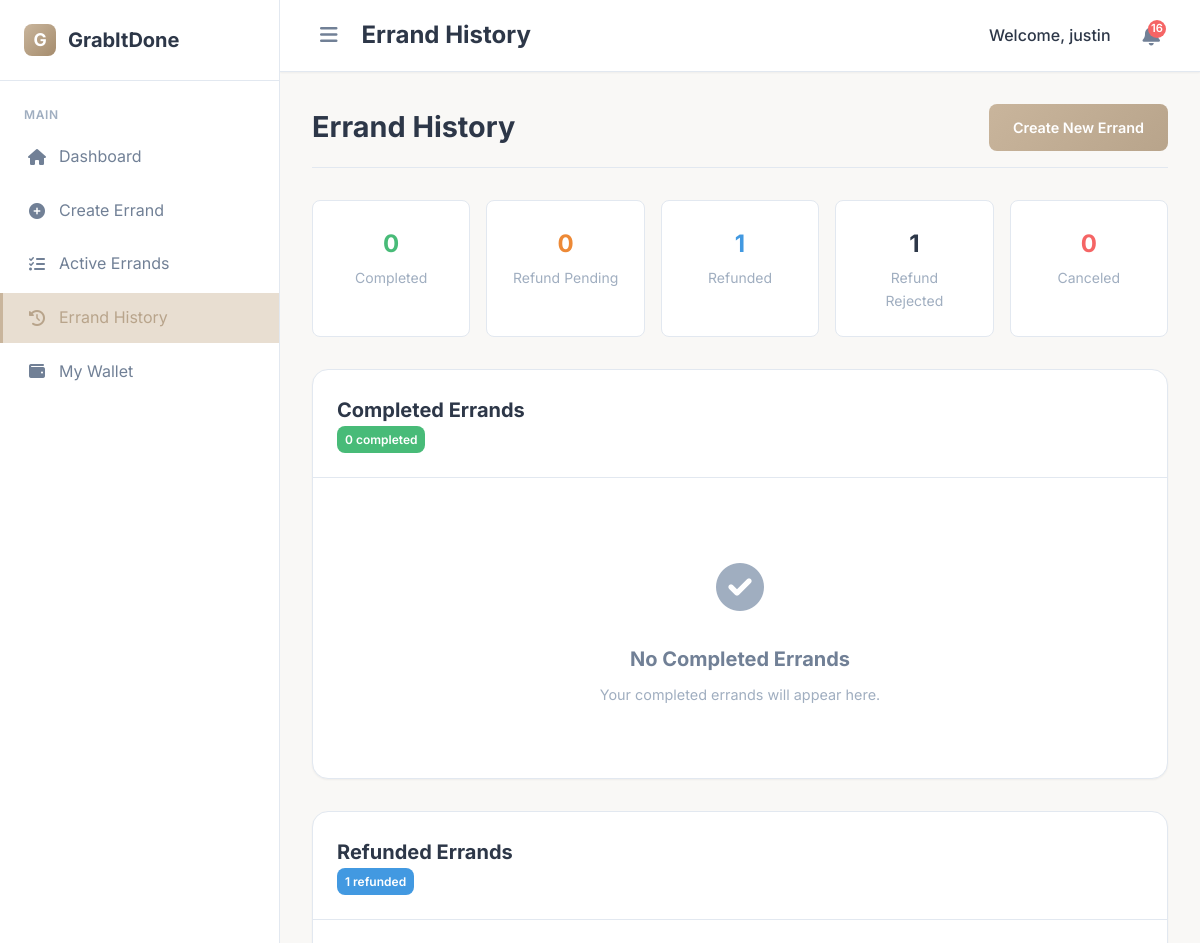
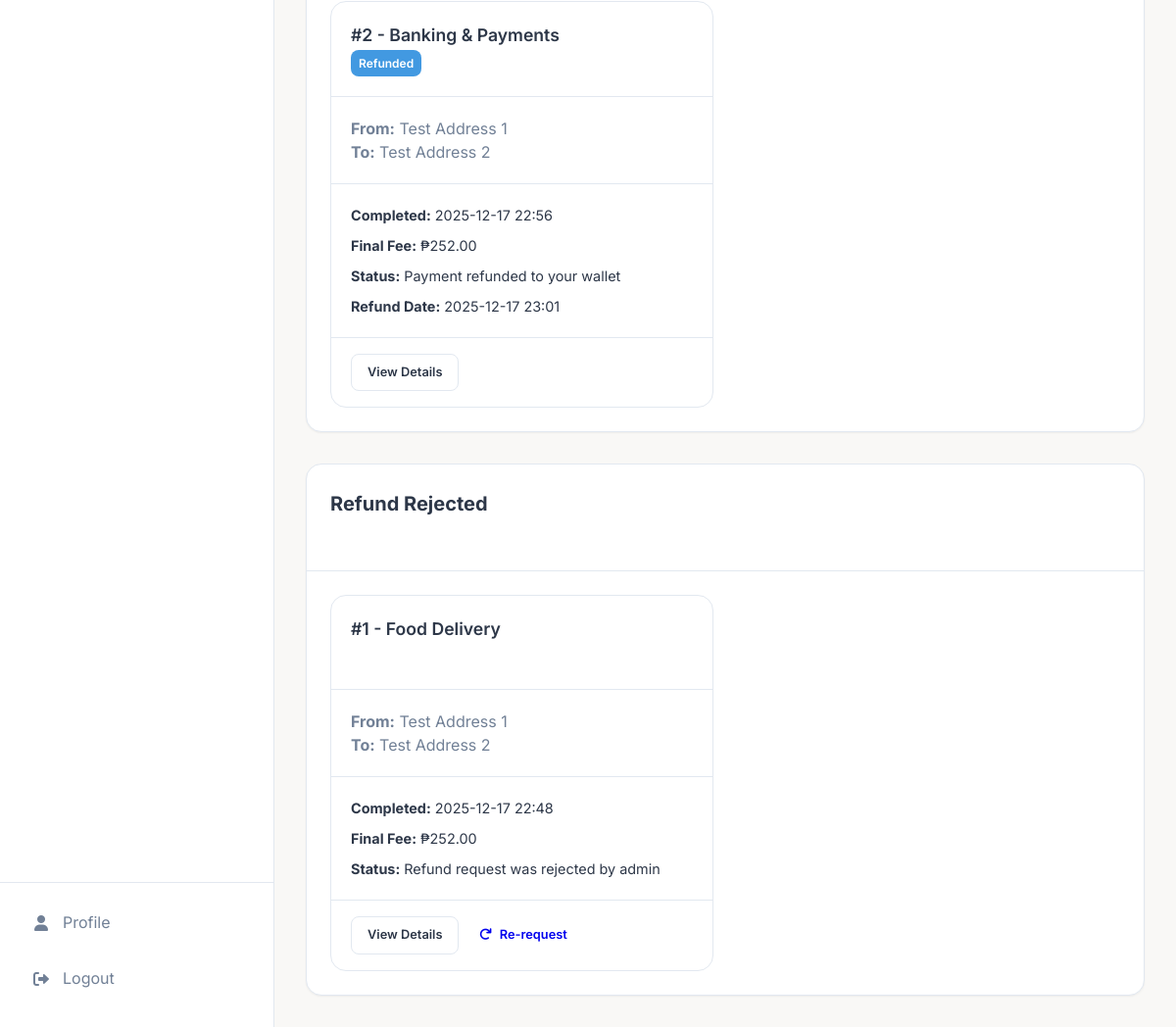
Screenshot of /errand_history (signed in) with the database file from the repository (2 pictures, top to bottom).
### app/models.py (models this page shows, shortened)
class Errand(db.Model):
    id = db.Column(db.Integer, primary_key=True)
    category = db.Column(db.String(100), nullable=False)
    description = db.Column(db.Text, nullable=False)
    pickup_address = db.Column(db.String(200), nullable=False)
    dropoff_address = db.Column(db.String(200), nullable=False)
    barangay = db.Column(db.String(100), nullable=False)
    preferred_time = db.Column(db.DateTime)
    proposed_fee = db.Column(db.Float, nullable=False)
    final_fee = db.Column(db.Float)
    status = db.Column(db.String(20), default='Pending')
    client_id = db.Column(db.Integer, db.ForeignKey('user.id'), nullable=False)
    runner_id = db.Column(db.Integer, db.ForeignKey('user.id'))
    payment_id = db.Column(db.Integer, db.ForeignKey('payment.id'))
    created_at = db.Column(db.DateTime, default=datetime.utcnow)
    updated_at = db.Column(db.DateTime, default=datetime.utcnow, onupdate=datetime.utcnow)
    accepted_at = db.Column(db.DateTime)
    completed_at = db.Column(db.DateTime)
    payment = db.relationship('Payment', backref='errand_payment', foreign_keys=[payment_id])

class Payment(db.Model):
    id = db.Column(db.Integer, primary_key=True)
    transaction_id = db.Column(db.String(100), unique=True, nullable=False)
    errand_id = db.Column(db.Integer, db.ForeignKey('errand.id'), nullable=False)
    client_id = db.Column(db.Integer, db.ForeignKey('user.id'), nullable=False)
    runner_id = db.Column(db.Integer, db.ForeignKey('user.id'))
    amount = db.Column(db.Float, nullable=False)
    platform_fee = db.Column(db.Float, nullable=False)
    vat_amount = db.Column(db.Float, nullable=False)
    runner_earnings = db.Column(db.Float, nullable=False)
    payment_method = db.Column(db.String(50), nullable=False)
    payment_status = db.Column(db.String(20), default='pending')
    created_at = db.Column(db.DateTime, default=datetime.utcnow)
    paid_at = db.Column(db.DateTime)
    released_at = db.Column(db.DateTime)
    refunded_at = db.Column(db.DateTime)
    errand = db.relationship('Errand', backref='payment_errand', foreign_keys=[errand_id])
    client = db.relationship('User', foreign_keys=[client_id])
    runner = db.relationship('User', foreign_keys=[runner_id])

### app/routes.py (the view)
@bp.route('/errand_history')
@login_required('client')
def errand_history():
    user = User.query.get(session['user_id'])
    if not user.verified and user.verification_status != 'approved':
        return render_template('shared/dashboard_unverified.html', user=user)
    completed_errands = Errand.query.filter_by(
        client_id=session['user_id'],
        status='Completed'
    ).order_by(Errand.completed_at.desc()).all()
    canceled_errands = Errand.query.filter_by(
        client_id=session['user_id'],
        status='Canceled'
    ).order_by(Errand.created_at.desc()).all()
    refunded_errands = []
    refund_pending_errands = []
    refund_rejected_errands = []
    true_completed_errands = []
    for errand in completed_errands:
        refund_status = get_errand_refund_status(errand.id)
        if refund_status == 'refunded':
            refunded_errands.append(errand)
        elif refund_status == 'refund_pending':
            refund_pending_errands.append(errand)
        elif refund_status == 'refund_rejected':
            refund_rejected_errands.append(errand)
        else:
            true_completed_errands.append(errand)
    total_spent = sum((e.final_fee or e.proposed_fee) for e in completed_errands if (e.final_fee or e.proposed_fee) is not None)
    return render_template('client/errand_history.html',
                        user=user,
                        completed_errands=true_completed_errands,
                        refunded_errands=refunded_errands,
                        refund_pending_errands=refund_pending_errands,
                        refund_rejected_errands=refund_rejected_errands,
                        canceled_errands=canceled_errands,
                        total_spent=total_spent)

### app/routes.py (called while the page is built)
def validate_session():
    if 'user_id' not in session:
        return False
    session_hash = session.get('session_id')
    cookie_session = request.cookies.get('user_session')
    if not session_hash or not cookie_session:
        return False
    expected_cookie = f"{session['user_id']}_{session_hash}"
    return cookie_session == expected_cookie

def get_errand_refund_status(errand_id):
    refund_request = WalletTransaction.query.filter(
        WalletTransaction.transaction_type.in_(['refund_request', 'refund']),
        WalletTransaction.description.like(f'%errand #{errand_id}%')
    ).order_by(WalletTransaction.created_at.desc()).first()
    if refund_request:
        if refund_request.status == 'pending':
            return 'refund_pending'
        elif refund_request.status == 'rejected':
            return 'refund_rejected'
        elif refund_request.status == 'completed':
            return 'refunded'
    return None

### app/templates/client/errand_history.html (shortened to what this page needs)
{% extends 'base.html' %}
{% block header_title %}Errand History{% endblock %}
{% block content %}
<div class="page-header">
    <h1 style="margin: 0; font-size: 1.8rem;">Errand History</h1>
    <a href="{{ url_for('main.create_errand') }}" class="btn btn-primary">Create New Errand</a>
</div>
<div class="history-stats">
    <div class="stat-card-history">
        <div class="stat-value-history" style="color: var(--success);">{{ completed_errands|length }}</div>
        <div class="stat-label-history">Completed</div>
    </div>
    <div class="stat-card-history">
        <div class="stat-value-history" style="color: var(--warning);">{{ refund_pending_errands|length }}</div>
        <div class="stat-label-history">Refund Pending</div>
    </div>
    <div class="stat-card-history">
        <div class="stat-value-history" style="color: var(--info);">{{ refunded_errands|length }}</div>
        <div class="stat-label-history">Refunded</div>
    </div>
    <div class="stat-card-history">
        <div class="stat-value-history" style="color: var(--error-light);">{{ refund_rejected_errands|length }}</div>
        <div class="stat-label-history">Refund Rejected</div>
    </div>
    <div class="stat-card-history">
        <div class="stat-value-history" style="color: var(--error);">{{ canceled_errands|length }}</div>
        <div class="stat-label-history">Canceled</div>
    </div>
</div>
<div class="card">
    <div class="card-header">
        <h2 class="card-title">Completed Errands</h2>
        <span class="badge badge-success">{{ completed_errands|length }} completed</span>
    </div>
    <div class="card-body">
        {% if completed_errands %}
        <div class="errand-grid">
            {% for errand in completed_errands %}
            <div class="errand-card">
                <div class="errand-header">
                    <div>
                        <h3 class="errand-title">#{{ errand.id }} - {{ errand.category }}</h3>
                        <span class="badge badge-completed">
                            Completed
                        </span>
                    </div>
                </div>
                <div class="errand-meta">
                    <strong>From:</strong> {{ errand.pickup_address }}<br>
                    <strong>To:</strong> {{ errand.dropoff_address }}
                </div>
                <div class="errand-details">
                    {% if errand.runner %}
                    <div><strong>Runner:</strong> {{ errand.runner.username }}</div>
                    {% endif %}
                    <div><strong>Completed:</strong> {{ errand.completed_at.strftime('%Y-%m-%d %H:%M') if errand.completed_at else 'N/A' }}</div>
                    <div><strong>Final Fee:</strong> ₱{{ "%.2f"|format(errand.final_fee or errand.proposed_fee) }}</div>
                </div>
                <div class="errand-actions">
                    <a href="{{ url_for('main.view_errand', errand_id=errand.id) }}" class="btn btn-secondary btn-sm">
                        View Details
                    </a>
                </div>
            </div>
            {% endfor %}
        </div>
        {% else %}
        <div class="empty-state">
            <div class="empty-state-icon">
                <i class="fas fa-check-circle"></i>
            </div>
            <h3 class="empty-state-title">No Completed Errands</h3>
            <p class="empty-state-description">Your completed errands will appear here.</p>
        </div>
        {% endif %}
    </div>
</div>
{% if refunded_errands %}
<div class="card" style="margin-top: 2rem;">
    <div class="card-header">
        <h2 class="card-title">Refunded Errands</h2>
        <span class="badge badge-refunded">{{ refunded_errands|length }} refunded</span>
    </div>
    <div class="card-body">
        <div class="errand-grid">
            {% for errand in refunded_errands %}
            <div class="errand-card">
                <div class="errand-header">
                    <div>
                        <h3 class="errand-title">#{{ errand.id }} - {{ errand.category }}</h3>
                        <span class="badge badge-refunded">
                            Refunded
                        </span>
                    </div>
                </div>
                <div class="errand-meta">
                    <strong>From:</strong> {{ errand.pickup_address }}<br>
                    <strong>To:</strong> {{ errand.dropoff_address }}
                </div>
                <div class="errand-details">
                    <div><strong>Completed:</strong> {{ errand.completed_at.strftime('%Y-%m-%d %H:%M') if errand.completed_at else 'N/A' }}</div>
                    <div><strong>Final Fee:</strong> ₱{{ "%.2f"|format(errand.final_fee or errand.proposed_fee) }}</div>
                    <div><strong>Status:</strong> Payment refunded to your wallet</div>
                    <div><strong>Refund Date:</strong>
                        {% if errand.payment and errand.payment.refunded_at %}
                            {{ errand.payment.refunded_at.strftime('%Y-%m-%d %H:%M') }}
                        {% endif %}
                    </div>
                </div>
                <div class="errand-actions">
                    <a href="{{ url_for('main.view_errand', errand_id=errand.id) }}" class="btn btn-secondary btn-sm">
                        View Details
                    </a>
                </div>
            </div>
            {% endfor %}
        </div>
    </div>
</div>
{% endif %}
{% if refund_rejected_errands %}
<div class="card" style="margin-top: 2rem;">
    <div class="card-header">
        <h2 class="card-title">Refund Rejected</h2>
        <span class="badge badge-refund-rejected">{{ refund_rejected_errands|length }} refunds rejected</span>
    </div>
    <div class="card-body">
        <div class="errand-grid">
            {% for errand in refund_rejected_errands %}
            <div class="errand-card">
                <div class="errand-header">
                    <div>
                        <h3 class="errand-title">#{{ errand.id }} - {{ errand.category }}</h3>
                        <span class="badge badge-refund-rejected">
                        </span>
                    </div>
                </div>
                <div class="errand-meta">
                    <strong>From:</strong> {{ errand.pickup_address }}<br>
                    <strong>To:</strong> {{ errand.dropoff_address }}
                </div>
                <div class="errand-details">
                    <div><strong>Completed:</strong> {{ errand.completed_at.strftime('%Y-%m-%d %H:%M') if errand.completed_at else 'N/A' }}</div>
                    <div><strong>Final Fee:</strong> ₱{{ "%.2f"|format(errand.final_fee or errand.proposed_fee) }}</div>
                    <div><strong>Status:</strong> Refund request was rejected by admin</div>
                </div>
                <div class="errand-actions">
                    <a href="{{ url_for('main.view_errand', errand_id=errand.id) }}" class="btn btn-secondary btn-sm">
                        View Details
                    </a>
                    <a href="{{ url_for('main.request_refund', errand_id=errand.id) }}"
                       class="btn btn-warning btn-sm"
                       onclick="return confirm('Submit a new refund request?')">
                        <i class="fas fa-redo"></i> Re-request
                    </a>
                </div>
            </div>
            {% endfor %}
        </div>
    </div>
</div>
{% endif %}
{% endblock %}

### app/templates/base.html (style rules this page uses)
:root { --primary: #C9B59C; --primary-dark: #B8A48B; --primary-light: #E8DED1; --secondary: #D9CFC7; --accent: #A58C6D; --background: #F9F8F6; --surface: #FFFFFF; --text-primary: #2D3748; --text-secondary: #718096; --text-muted: #A0AEC0; --border: #E2E8F0; --success: #48BB78; --warning: #ED8936; --error: #F56565; --info: #4299E1; --shadow-sm: 0 1px 2px 0 rgba(0, 0, 0, 0.05); --shadow: 0 1px 3px 0 rgba(0, 0, 0, 0.1), 0 1px 2px 0 rgba(0, 0, 0, 0.06); --shadow-md: 0 4px 6px -1px rgba(0, 0, 0, 0.1), 0 2px 4px -1px rgba(0, 0, 0, 0.06); --shadow-lg: 0 10px 15px -3px rgba(0, 0, 0, 0.1), 0 4px 6px -2px rgba(0, 0, 0, 0.05); --radius: 8px; --radius-lg: 16px; --sidebar-width: 280px; --sidebar-width-collapsed: 70px; }
* { margin: 0; padding: 0; box-sizing: border-box; }
body { font-family: 'Inter', sans-serif; line-height: 1.6; color: var(--text-primary); background: var(--background); min-height: 100vh; }
.btn { display: inline-flex; align-items: center; justify-content: center; gap: 0.5rem; padding: 0.75rem 1.5rem; border: none; border-radius: var(--radius); font-weight: 600; font-size: 0.9rem; text-decoration: none; cursor: pointer; font-family: inherit; }
.btn-primary { background: linear-gradient(135deg, var(--primary), var(--primary-dark)); color: white; }
.btn-secondary { background: var(--surface); color: var(--text-primary); border: 1px solid var(--border); }
.btn-sm { padding: 0.5rem 1rem; font-size: 0.8rem; }
.card { background: var(--surface); border-radius: var(--radius-lg); box-shadow: var(--shadow-sm); border: 1px solid var(--border); }
.card-header { padding: 1.5rem; border-bottom: 1px solid var(--border); }
.card-title { font-size: 1.25rem; font-weight: 700; margin: 0; }
.card-body { padding: 1.5rem; }

### app/templates/client/errand_history.html (style rules this page uses)
.page-header { display: flex; justify-content: space-between; align-items: center; margin-bottom: 2rem; padding-bottom: 1rem; border-bottom: 1px solid var(--border); }
.errand-grid { display: grid; grid-template-columns: repeat(auto-fill, minmax(350px, 1fr)); gap: 1.5rem; }
.errand-card { background: var(--surface); border-radius: var(--radius-lg); border: 1px solid var(--border); transition: var(--transition); }
.errand-header { padding: 1.25rem; border-bottom: 1px solid var(--border); display: flex; justify-content: space-between; align-items: flex-start; }
.errand-title { font-size: 1.1rem; font-weight: 600; margin: 0; }
.errand-meta { padding: 1.25rem; border-bottom: 1px solid var(--border); color: var(--text-secondary); line-height: 1.5; }
.errand-details { padding: 1.25rem; display: grid; gap: 0.5rem; font-size: 0.9rem; }
.errand-actions { padding: 1rem 1.25rem; border-top: 1px solid var(--border); }
.history-stats { display: grid; grid-template-columns: repeat(auto-fit, minmax(150px, 1fr)); gap: 1rem; margin: 2rem 0; }
.stat-card-history { background: var(--surface); padding: 1.5rem; border-radius: var(--radius); text-align: center; border: 1px solid var(--border); }
.stat-value-history { font-size: 1.5rem; font-weight: 700; margin-bottom: 0.25rem; }
.stat-label-history { font-size: 0.875rem; color: var(--text-muted); }
.badge { display: inline-block; padding: 0.25rem 0.5rem; border-radius: var(--radius); font-size: 0.75rem; font-weight: 600; }
.badge-success { background: var(--success); color: white; }
.badge-refunded { background: var(--info); color: white; }
.badge-refund-rejected { background: var(--error-light); color: white; }
.empty-state { text-align: center; padding: 3rem; color: var(--text-muted); }
.empty-state-icon { font-size: 3rem; margin-bottom: 1rem; color: var(--text-muted); }
.empty-state-title { font-size: 1.25rem; margin-bottom: 0.5rem; color: var(--text-secondary); }
.empty-state-description { font-size: 0.9rem; }

### rows the page displays
Errand: id "2", category "Banking & Payments", pickup_address "Test Address 1", dropoff_address "Test Address 2", completed_at "2025-12-17 22:56", final_fee "252.00", payment.refunded_at "2025-12-17 23:01"
Errand: id "1", category "Food Delivery", pickup_address "Test Address 1", dropoff_address "Test Address 2", completed_at "2025-12-17 22:48", final_fee "252.00"

### other values shown
{{ session.get('username') }} "justin"
{{ unread_notification_count }} "16"
{{ completed_errands|length }} "0"
{{ refund_pending_errands|length }} "0"
{{ refunded_errands|length }} "1"
{{ refund_rejected_errands|length }} "1"
{{ canceled_errands|length }} "0"
